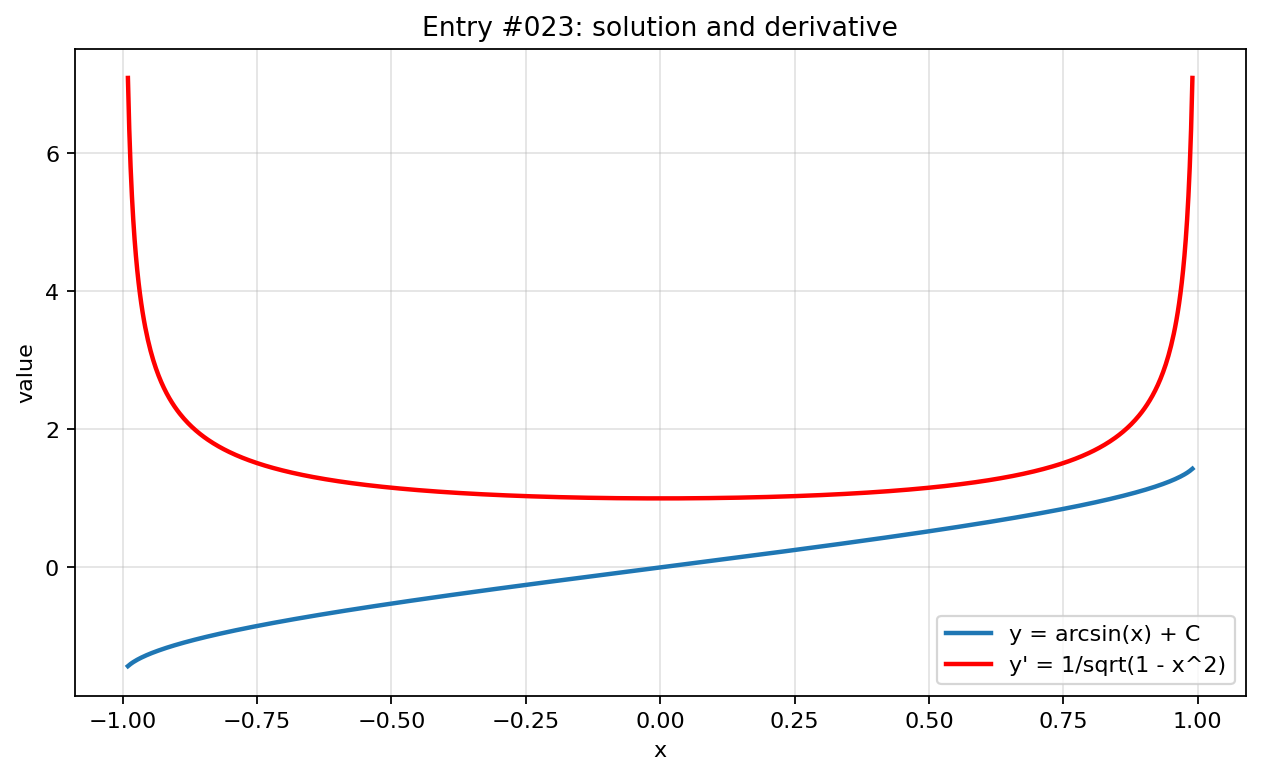

Write the Python code that produced this figure.
import numpy as np
import matplotlib.pyplot as plt

x = np.linspace(-0.99, 0.99, 800)

with np.errstate(divide="ignore", invalid="ignore", over="ignore"):
    y = np.arcsin(x)
    y_prime = 1/np.sqrt(1 - x**2)

plt.figure(figsize=(8, 5))
plt.plot(x, y, label="y = arcsin(x) + C", linewidth=2)
plt.plot(x, y_prime, label="y' = 1/sqrt(1 - x^2)", linewidth=2, color="red")
plt.title("Entry #023: solution and derivative")
plt.xlabel("x")
plt.ylabel("value")
plt.grid(True, alpha=0.35)
plt.legend()
plt.tight_layout()
plt.show()
